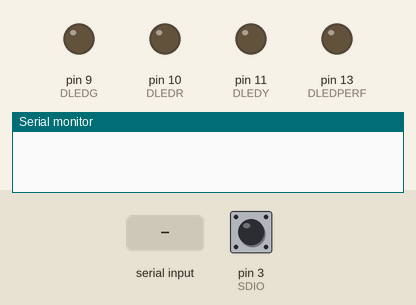
Recording of a sketch running on a simulated Arduino Uno, built with avr-gcc and run on an emulated ATmega328P. Parts: output pins drawn as LEDs (lit = HIGH), the last lines printed to the serial monitor. The inputs (shaded band) are chosen by the test bench; at power-on: pin 3 (SDIO) LOW. Pins used as bus, display or sensor lines are not drawn.

Above: at 0.8 s.
At 3.0 s:
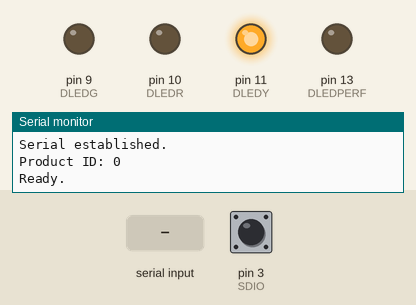
3.1 s: pin 3 (SDIO) driven HIGH
At 3.9 s:
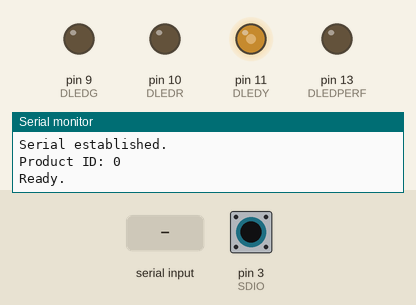
Timing chart, 0 to 5.8 s (numbered marks = the images above; inputs shaded):
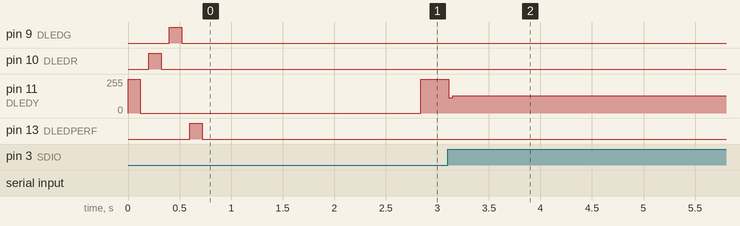

The sketch:

OpticalMouse.ino
```cpp
#define SDIO 3
#define SCLK 4

#define DLEDG 9
#define DLEDR 10
#define DLEDY 11
#define DLEDPERF 13

#define FRAMELENGTH 324
byte frame[FRAMELENGTH];

byte flop;
const byte regConfig    = 0x00;
const byte regStatus    = 0x01;
const byte regPixelData = 0x08;
const byte maskNoSleep  = 0x01;
const byte maskPID      = 0xE0;

void mouseInit(void)
{
  digitalWrite(SCLK, HIGH);
  delayMicroseconds(5);
  digitalWrite(SCLK, LOW);
  delayMicroseconds(1);
  digitalWrite(SCLK, HIGH);
  delay(1025);
  writeRegister(regConfig, maskNoSleep); //Force the mouse to be always on.
}

void dumpDiag(void)
{
  unsigned int val;

  val = readRegister(regStatus);

  Serial.print("Product ID: ");
  Serial.println( (unsigned int)((val & maskPID) >> 5));
  Serial.println("Ready.");
  Serial.flush();
}

void writeRegister(byte addr, byte data)
{
  byte i;

  addr |= 0x80; //Setting MSB high indicates a write operation.

  //Write the address
  pinMode (SDIO, OUTPUT);
  for (i = 8; i != 0; i--)
  {
    digitalWrite (SCLK, LOW);
    digitalWrite (SDIO, addr & (1 << (i-1) ));
    digitalWrite (SCLK, HIGH);
  }

  //Write the data
  for (i = 8; i != 0; i--)
  {
    digitalWrite (SCLK, LOW);
    digitalWrite (SDIO, data & (1 << (i-1) ));
    digitalWrite (SCLK, HIGH);
  }
}

byte readRegister(byte addr)
{
  byte i;
  byte r = 0;

  //Write the address
  pinMode (SDIO, OUTPUT);
  for (i = 8; i != 0; i--)
  {
    digitalWrite (SCLK, LOW);
    digitalWrite (SDIO, addr & (1 << (i-1) ));
    digitalWrite (SCLK, HIGH);
  }

  pinMode (SDIO, INPUT);  //Switch the dataline from output to input
  delayMicroseconds(110);  //Wait (per the datasheet, the chip needs a minimum of 100 µsec to prepare the data)

  //Clock the data back in
  for (i = 8; i != 0; i--)
  {
    digitalWrite (SCLK, LOW);
    digitalWrite (SCLK, HIGH);
    r |= (digitalRead (SDIO) << (i-1) );
  }

  delayMicroseconds(110);  //Tailing delay guarantees >100 µsec before next transaction

  return r;
}


//ADNS2610 dumps a 324-byte array, so this function assumes arr points to a buffer of at least 324 bytes.
void readFrame(byte *arr)
{
  byte *pos;
  byte *uBound;
  unsigned long timeout;
  byte val;

  //Ask for a frame dump
  writeRegister(regPixelData, 0x2A);

  val = 0;
  pos = arr;
  uBound = arr + 325;

  timeout = millis() + 1000;

  //There are three terminating conditions from the following loop:
  //1. Receive the start-of-field indicator after reading in some data (Success!)
  //2. Pos overflows the upper bound of the array (Bad! Might happen if we miss the start-of-field marker for some reason.)
  //3. The loop runs for more than one second (Really bad! We're not talking to the chip properly.)
  while( millis() < timeout && pos < uBound)
  {
    val = readRegister(regPixelData);

    //Only bother with the next bit if the pixel data is valid.
    if( !(val & 64) )
      continue;

    //If we encounter a start-of-field indicator, and the cursor isn't at the first pixel,
    //then stop. ('Cause the last pixel was the end of the frame.)
    if( ( val & 128 )
      &&  ( pos != arr) )
      break;

    *pos = val & 63;
    pos++;
  }

  flipLED();
}

void setup()
{
  pinMode(SCLK, OUTPUT);
  pinMode(SDIO, OUTPUT);

  pinMode(DLEDY, OUTPUT);
  pinMode(DLEDR, OUTPUT);
  pinMode(DLEDG, OUTPUT);
  pinMode(DLEDPERF, OUTPUT);

  flash(DLEDY, 1);
  flash(DLEDR, 1);
  flash(DLEDG, 1);
  flash(DLEDPERF, 1);

  flop = false;

  Serial.begin(38400);
  Serial.println("Serial established.");
  Serial.flush();

  mouseInit();
  dumpDiag();
}

void loop()
{
  unsigned int s;
  int input;

  readFrame(frame);

  if( Serial.available() )
  {
    input = Serial.read();
    switch( input )
    {
    case 'f':
      Serial.println("Frame capture.");
      readFrame(frame);
      Serial.println("Done.");
      break;
    case 'd':
      for( input = 0; input < FRAMELENGTH; input++ )  //Reusing 'input' here
        Serial.print( (byte) frame[input] );
      Serial.print( (byte)127 );
      break;
    }
    Serial.flush();
  }
}

void flash(byte pin, byte nTimes)
{
  while( nTimes-- )
  {
    digitalWrite(pin, HIGH);
    delay(120);
    digitalWrite(pin, LOW);
    delay(80);
  }
}

void flipLED(void)
{
  flop = !flop;
  digitalWrite(DLEDY, flop ? HIGH : LOW);
}
```
